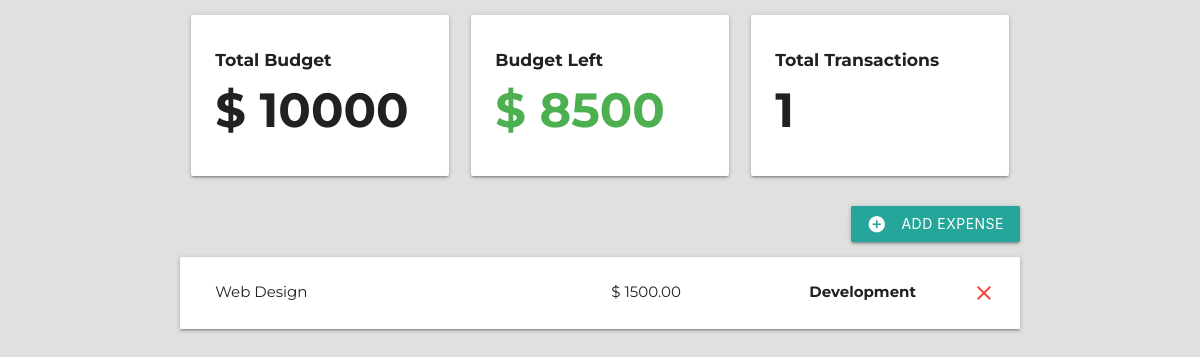
Page /first-web-app/ on the committed database.
### budget/models.py (models this page shows, shortened)
class Project(models.Model):
    name = models.CharField(max_length=100)
    slug = models.SlugField(blank=True, null=True)
    budget = models.IntegerField()
    def budget_left(self):
        expense_list = Expense.objects.filter(project = self)
        total_expense_amount = 0
        for expense in expense_list:
            total_expense_amount += expense.amount
        return round(self.budget - total_expense_amount)
    def total_transactions(self):
        expense_list = Expense.objects.filter(project=self)
        return len(expense_list)

class Expense(models.Model):
    project = models.ForeignKey(Project, on_delete=models.CASCADE, related_name='expenses')
    title = models.CharField(max_length=100)
    amount = models.DecimalField(max_digits=8, decimal_places=2)
    category = models.ForeignKey(Category, on_delete=models.CASCADE)
    class Meta:
        ordering = ('-amount',)

class Category(models.Model):
    project = models.ForeignKey(Project, on_delete=models.CASCADE)
    name = models.CharField(max_length=30)

### budget/views.py (the view, shortened to what this page needs)
# urls.py: path('<slug:project_slug>/', views.project_detail, name='detail'),
def project_detail(request, project_slug):
    template_name = 'budget/project-detail.html'
    project = get_object_or_404(Project, slug = project_slug)
    expense_list = project.expenses.all()
    if request.method == 'GET':
        category_list = Category.objects.filter(project=project)
        return render(request,template_name,{'project': project, 'expense_list': expense_list, 'category_list': category_list})
    elif request.method == "DELETE":
        id = json.loads(request.body)['id']
        expense = get_object_or_404(Expense, id=id)
        expense.delete()
        return HttpResponse('')
    return redirect('detail', project_slug)

### budget/templates/budget/project-detail.html (shortened to what this page needs)
{% extends 'budget/base.html' %}
{% block content %}
<div class="container">
    <section class="section section-stats">
        <div class="row">
            <div class="col s12 m6 l4">
                <div class="card-panel hoverable">
                    <h6 class="bold">Total Budget</h6>
                    <h1 class="bold">$ {{project.budget}}</h1>
                </div>
            </div>
            <div class="col s12 m6 l4">
                <div class="card-panel hoverable">
                    <h6 class="bold">Budget Left</h6>
                    {% if project.budget_left > 0 %}
                        <h1 class="bold green-text">$ {{ project.budget_left }} </h1>
                    {% elif project.budget_left == 0 %}
                        <h1 class="bold orange-text">$ {{ project.budget_left }} </h1>
                    {% else %}
                        <h1 class="bold red-text">$ {{ project.budget_left }} </h1>
                    {% endif %}
                </div>
            </div>
            <div class="col s12 m6 l4">
                <div class="card-panel hoverable">
                    <h6 class="bold">Total Transactions</h6>
                    <h1 class="bold"> {{project.total_transactions}} </h1>
                </div>
            </div>
        </div>
    </section>
    <section class="section section-expenses">
        <div class="row">
            <button class="btn waves-effect right modal-trigger pulse" href="#expenseModal">
                <i class="material-icons white-text left">add_circle</i>
                ADD EXPENSE
            </button>
        </div>
        <ul class="z-depth-1">
            {% for expense in expense_list %}
            <li>
                <div class="card-panel z-depth-0 expense">
                    <div class="row">
                        <div class="col l6">
                            <span class="title">{{ expense.title }}</span>
                        </div>
                        <div class="col l3">
                            <span class="title">$ {{ expense.amount }}</span>
                        </div>
                        <div class="col l">
                            <span class="title bold">{{ expense.category.name }}</span>
                        </div>
                        <a class ="close-icon" onclick="deleteExpense(this)" data-id="{{ expense.id }}">
                            <i class="material-icons red-text right"> close</i>
                        </a>
                    </div>
                </div>
            </li>
            {% endfor %}
        </ul>
    </section>
</div>
{% endblock %}

### budget/static/css/styles.css (style rules this page uses)
html { font-family: 'Montserrat', sans-serif; background-color: #E0E0E0; }
.bold { font-weight: bold; }
.row { margin: 0 !important; }
.card-panel { margin: 0 !important; }
.section-stats h1 { font-size: 4vw; margin: 15px 0px; }

### rows in the picture
Project: budget "10000", budget_left "8500", total_transactions "1"
Expense: title "Web Design", amount "1500.00", category.name "Development"
